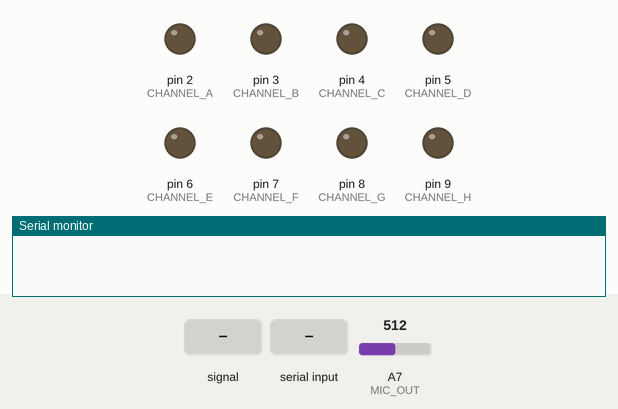
Bench run of a sketch on a simulated Arduino Nano, built with avr-gcc and run on an emulated ATmega328P. On the bench: output pins drawn as LEDs (lit = HIGH), the last lines printed to the serial monitor. Dashed ring = blinking. The inputs (shaded band) are chosen by the test bench; at power-on: A7 (MIC_OUT) = 512. Random numbers use the default seed unless the sketch sets one.

Above: at 3.1 s.
3.2 s: A7 (MIC_OUT) fed a 200 Hz sine of ±255 counts around its level
At 4.1 s:
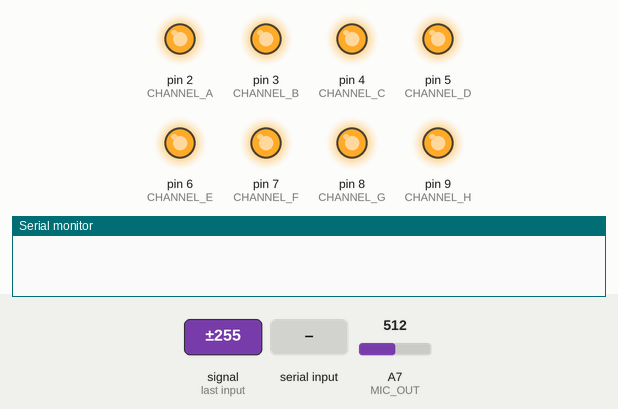
4.7 s: "1" received over Serial
At 7.6 s:
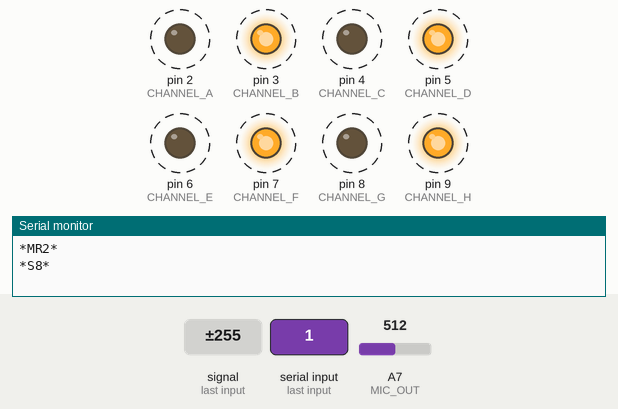
7.7 s: "W,45\n" received over Serial
10.2 s: "L90\n" received over Serial
At 12.4 s:
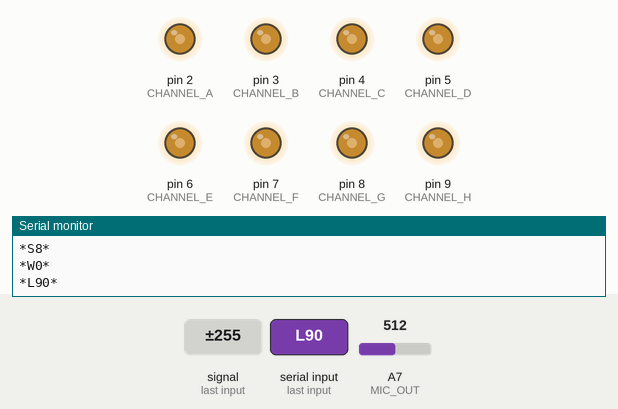
12.7 s: "D90\n" received over Serial
At 13.1 s:
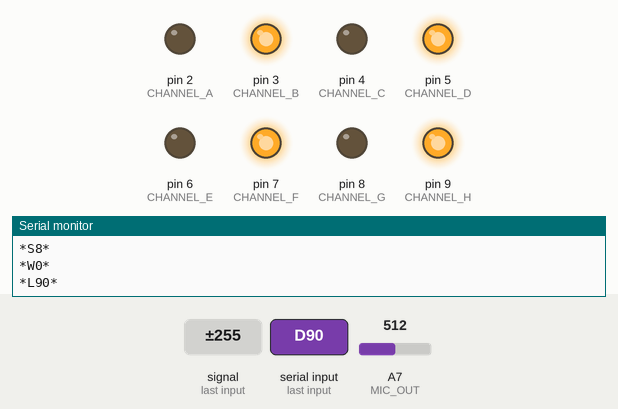
15.2 s: "3" received over Serial
At 16.0 s:
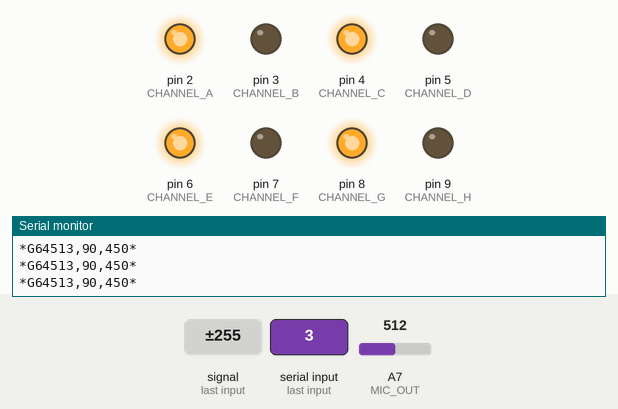
Timing chart, 0 to 18.2 s (numbered marks = the images above; inputs shaded):
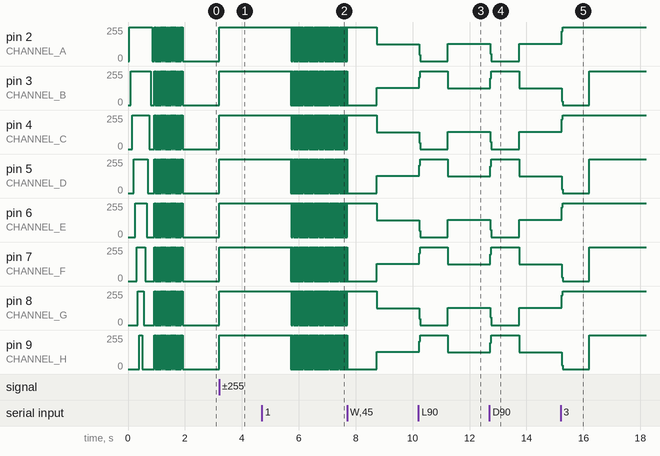

The sketch:

el-sequencer-2-audio.ino
```cpp
#define DEBUG 0

// EL Sequencer
#define CHANNEL_A 2
#define CHANNEL_B 3
#define CHANNEL_C 4
#define CHANNEL_D 5
#define CHANNEL_E 6
#define CHANNEL_F 7
#define CHANNEL_G 8
#define CHANNEL_H 9
#define ACTIVE_CHANNELS 8
const uint8_t channelOrder[ACTIVE_CHANNELS] = {
  CHANNEL_A, CHANNEL_B, CHANNEL_C, CHANNEL_D, CHANNEL_E, CHANNEL_F, CHANNEL_G, CHANNEL_H
};

// Microphone
#define MIC_OUT A7
#define MIC_GAIN A5
#define DEFAULT_MIC_SAMPLE_WINDOW 16 // ms
#define MAX_SIGNAL 1023
#define DEFAULT_LOW 150
#define DEFAULT_HIGH 450
uint8_t micSampleWindow = DEFAULT_MIC_SAMPLE_WINDOW;
int32_t currentSum = 0;
uint16_t currentMin = MAX_SIGNAL;
uint16_t currentMax = 0;
uint16_t currentSignal = 0;
uint16_t low = DEFAULT_LOW;
uint16_t high = DEFAULT_HIGH;
uint16_t mappedSignal = 0;
uint16_t displayValue = 0;
uint16_t prevDisplayValue = 0;

// Bluetooth
#define BT_BAUD 57600
#define KWL_BEGIN "*.kwl"
#define KWL_END "*"
String command = "";
boolean outputToBluetooth = false;

void setup() {
  Serial.begin(BT_BAUD);
  initMicrophone();
  initSequencer();
  playWireStartSequence();
}

#define NUM_MODES 4
uint8_t mode = 0;
uint8_t numWires = 8;
#define NUM_DELAYS 4
uint16_t fixedModeDelays[NUM_DELAYS] = { 5, 25, 100, 250 };
uint8_t currentDelayIndex = 1;
uint32_t timer = 0;

void loop() {
  timer = millis();
  readFromSerial();
  handleInput();
  if (mode == 0) {
    readAudioSample();
    processSample();
    runReactiveMode_1();
    if (outputToBluetooth) {
      printToBluetooth();
    }
#if DEBUG
    printToSerial();
#endif
  } else if (mode == 1) {
    readAudioSample();
    processSample();
    runReactiveMode_2();
    if (outputToBluetooth) {
      printToBluetooth();
    }
#if DEBUG
    printToSerial();
#endif
  } else if (mode == 2) {
    runFixedPatternMode_1();
  } else if (mode == 3) {
    runFixedPatternMode_2();
  }
}

void runReactiveMode_1() {
  if (numWires == 1) {
    displayValue > 0 ? lightWiresAtIndex(displayValue - 1) : lightNumWires(0);
  } else if (numWires == ACTIVE_CHANNELS) {
    lightNumWires(displayValue);
  } else {
    lightNumWiresUpToWire(numWires, displayValue);
  }
}

uint8_t counter;
void runReactiveMode_2() {
  if (displayValue > 6) {
    if (counter == 1) {
      uint8_t pattern[ACTIVE_CHANNELS] = { 0, 1, 0, 1, 0, 1, 0, 1 };
      lightWiresByPattern(pattern);
    } else {
      uint8_t pattern[ACTIVE_CHANNELS] = { 1, 0, 1, 0, 1, 0, 1, 0 };
      lightWiresByPattern(pattern);
    }
    counter = counter == 0 ? 1 : 0;
  }
}

void runFixedPatternMode_1() {
  for (int i = 0; i <= ACTIVE_CHANNELS - 1; i++) {
    lightWiresAtIndex(i);
    delay(currentDelay());
    lightWiresAtIndex(i + 1);
    delay(currentDelay());
  }
}

uint8_t phase = 0;
void runFixedPatternMode_2() {
  if (phase == 0) {
    uint8_t pattern[ACTIVE_CHANNELS] = { 0, 1, 0, 1, 0, 1, 0, 1 };
    lightWiresByPattern(pattern);
    delay(currentDelay());
  } else {
    uint8_t pattern[ACTIVE_CHANNELS] = { 1, 0, 1, 0, 1, 0, 1, 0 };
    lightWiresByPattern(pattern);
    delay(currentDelay());
  }
  phase = phase == 0 ? 1 : 0;
}


void runFixedPatternMode_3() {
  for (int i = 0; i <= ACTIVE_CHANNELS - 1; i++) {
    lightNumWires(i);
    delay(currentDelay());
  }
  for (int i = ACTIVE_CHANNELS; i >= 1; i--) {
    lightNumWiresUpToWire(i - 1, ACTIVE_CHANNELS);
    delay(currentDelay());
  }
}

uint16_t currentDelay() {
  return fixedModeDelays[currentDelayIndex];
}

void printToSerial() {
  if (Serial.availableForWrite()) {
    Serial.print(low);
    Serial.print(",");
    Serial.print(high);
    Serial.print(",");
    Serial.print(millis() - timer);
    Serial.println();
    Serial.flush();
  }
}

void printToBluetooth() {
  if (Serial.availableForWrite()) {
    Serial.print("*G");
    Serial.print(currentSignal);
    Serial.print(",");
    Serial.print(low);
    Serial.print(",");
    Serial.print(high);
    Serial.print("*");
    Serial.println();
    Serial.flush();
  }
}

void readFromSerial() {
  if (Serial.available()) {
    command = Serial.readString();
#if DEBUG
    Serial.println(command);
#endif
  }
}

void handleInput() {
  if (command.startsWith("L")) {
    low = command.substring(1).toInt();
    sendSingleKwlValue(low, "L");
  } else if (command.startsWith("H")) {
    high = command.substring(1).toInt();
    sendSingleKwlValue(high, "H");
  } else if (command.startsWith("D")) {
    outputToBluetooth = true;
  } else if (command.startsWith("d")) {
    outputToBluetooth = false;
  } else if (command.startsWith("W")) {
    micSampleWindow = command.substring(1).toInt();
    sendSingleKwlValue(micSampleWindow, "W");
  } else if (command == "1") {
    nextMode();
  } else if (command == "3") {
    prevMode();
  } else if (command == "2") {
    nextSetting();
  } else if (command == "4") {
    prevSetting();
  } else if (command.startsWith("N")) {
    int gain = command.substring(1).toInt();
    if (gain == 1) {
      pinMode(MIC_GAIN, OUTPUT);
      digitalWrite(MIC_GAIN, HIGH);
    } else if (gain == 2) {
      pinMode(MIC_GAIN, OUTPUT);
      digitalWrite(MIC_GAIN, LOW);
    } else if (gain == 3) {
      pinMode(MIC_GAIN, INPUT);
    }
    sendSingleKwlValue(gain, "N");
  }
  command = "";
}

void nextMode() {
  mode = (mode + 1) % NUM_MODES;
  printMode();
}

void prevMode() {
  if (--mode < 0) {
    mode = NUM_MODES - 1;
  }
  printMode();
}

void printMode() {
  if (mode == 0) {
    sendSingleKwlString("R1", "M");
    sendSingleKwlValue(numWires, "S");
  } else if (mode == 1) {
    sendSingleKwlString("R2", "M");
    sendSingleKwlValue(numWires, "S");
  } else if (mode == 2) {
    sendSingleKwlString("F1", "M");
    sendSingleKwlValue(currentDelay(), "S");
  } else if (mode == 3) {
    sendSingleKwlString("F2", "M");
    sendSingleKwlValue(currentDelay(), "S");
  }
}

void nextSetting() {
  if (mode < 2) {
    if (++numWires > ACTIVE_CHANNELS) {
      numWires = 1;
    }
    sendSingleKwlValue(numWires, "S");
  } else if (mode >= 2) {
    currentDelayIndex = (currentDelayIndex + 1) % NUM_DELAYS;
    sendSingleKwlValue(currentDelay(), "S");
  }
}

void prevSetting() {
  if (mode < 2) {
    numWires = numWires - 1;
    if (numWires == 0) {
      numWires = ACTIVE_CHANNELS;
    }
    sendSingleKwlValue(numWires, "S");
  } else if (mode >= 2) {
    currentDelayIndex = currentDelayIndex - 1;
    if (currentDelayIndex < 0) {
      currentDelayIndex = NUM_DELAYS - 1;
    }
    sendSingleKwlValue(currentDelay(), "S");
  }
}

void processSample() {
  currentSignal = currentMax - currentMin;
#if DEBUG
  Serial.print(currentSignal);
  Serial.print(",");
#endif
  mappedSignal = constrain(currentSignal, low, high);
  prevDisplayValue = displayValue;
  displayValue = map(mappedSignal, low, high, 0, ACTIVE_CHANNELS);
}

void readAudioSample() {
  currentMin = 1023;
  currentMax = 0;
  currentSum = 0;
  uint32_t t0 = millis();
  while (millis() - t0 < micSampleWindow) {
    uint16_t value = analogRead(MIC_OUT);
    currentSum += value;
    currentMin = min(currentMin, value);
    currentMax = max(currentMax, value);
  }
}

void lightNumWires(int num) {
  for (int i = 0; i < ACTIVE_CHANNELS; i++) {
    int value = i < num ? HIGH : LOW;
    digitalWrite(channelOrder[i], value);
  }
}

void lightWiresAtIndex(int index) {
  for (int i = 0; i < ACTIVE_CHANNELS; i++) {
    int value = i == index ? HIGH : LOW;
    digitalWrite(channelOrder[i], value);
  }
}

void lightNumWiresUpToWire(int num, int wireNum) {
  for (int i = 0; i < ACTIVE_CHANNELS; i++) {
    int value = ((wireNum > i) && (i + num >= wireNum)) ? HIGH : LOW;
    digitalWrite(channelOrder[i], value);
  }
}

void lightRandomWires(int index) {
  if (index == ACTIVE_CHANNELS) {
    for (int i = 0; i < ACTIVE_CHANNELS; i++) {
      int value = random(0, 2) > 0 ? HIGH : LOW;
      digitalWrite(channelOrder[i], value);
    }
  }
}

void lightWiresByPattern(uint8_t pattern[ACTIVE_CHANNELS]) {
  for (int i = 0; i < ACTIVE_CHANNELS; i++) {
    int value = pattern[i] > 0 ? HIGH : LOW;
    digitalWrite(channelOrder[i], value);
  }
}

void sendSingleKwlValue(int value, String receiveChar) {
  String cmd = "*" + receiveChar + value + "*";
  while (Serial.availableForWrite() < cmd.length());
  Serial.println(cmd);
}

void sendSingleKwlString(String input, String receiveChar) {
  String cmd = "*" + receiveChar + input + "*";
  while (Serial.availableForWrite() < cmd.length());
  Serial.println(cmd);
}

void initSequencer() {
  pinMode(CHANNEL_A, OUTPUT);
  pinMode(CHANNEL_B, OUTPUT);
  pinMode(CHANNEL_C, OUTPUT);
  pinMode(CHANNEL_D, OUTPUT);
  pinMode(CHANNEL_E, OUTPUT);
  pinMode(CHANNEL_F, OUTPUT);
  pinMode(CHANNEL_G, OUTPUT);
  pinMode(CHANNEL_H, OUTPUT);
}

void initMicrophone() {
  pinMode(MIC_OUT, INPUT);
  pinMode(MIC_GAIN, INPUT);
}

void playWireStartSequence() {
  for (int i = 0; i <= ACTIVE_CHANNELS; i++) {
    lightNumWires(i);
    delay(50);
  }
  for (int i = ACTIVE_CHANNELS; i >= 0; i--) {
    lightNumWires(i);
    delay(50);
  }
  for (int i = 0; i < 20; i++) {
    lightNumWires(0);
    delay(25);
    lightNumWires(ACTIVE_CHANNELS);
    delay(25);
  }
}
```

Measured:
- after the input at 3.2 s, pin 2 (CHANNEL_A), pin 3 (CHANNEL_B), pin 4 (CHANNEL_C), pin 5 (CHANNEL_D), pin 6 (CHANNEL_E), pin 7 (CHANNEL_F), pin 8 (CHANNEL_G), pin 9 (CHANNEL_H): 0/255 → 255/255 at once
- after the input at 4.7 s, pin 2 (CHANNEL_A), pin 3 (CHANNEL_B), pin 4 (CHANNEL_C), pin 5 (CHANNEL_D), pin 6 (CHANNEL_E), pin 7 (CHANNEL_F), pin 8 (CHANNEL_G), pin 9 (CHANNEL_H): alternates 255/255 for 0.02 s and 0/255 for 0.02 s, starting after 1.0 s
- after the input at 10.2 s, pin 2 (CHANNEL_A), pin 4 (CHANNEL_C), pin 6 (CHANNEL_E), pin 8 (CHANNEL_G): 127/255 → 0/255 at once, → 128/255 1.0 s later; pin 3 (CHANNEL_B), pin 5 (CHANNEL_D), pin 7 (CHANNEL_F), pin 9 (CHANNEL_H): 128/255 → 255/255 at once, → 127/255 1.0 s later
- after the input at 12.7 s, pin 2 (CHANNEL_A), pin 4 (CHANNEL_C), pin 6 (CHANNEL_E), pin 8 (CHANNEL_G): 128/255 → 0/255 at once, → 130/255 1.0 s later; pin 3 (CHANNEL_B), pin 5 (CHANNEL_D), pin 7 (CHANNEL_F), pin 9 (CHANNEL_H): 127/255 → 255/255 at once, → 125/255 1.0 s later
- after the input at 15.2 s, pin 2 (CHANNEL_A), pin 4 (CHANNEL_C), pin 6 (CHANNEL_E), pin 8 (CHANNEL_G): 130/255 → 255/255 at once; pin 3 (CHANNEL_B), pin 5 (CHANNEL_D), pin 7 (CHANNEL_F), pin 9 (CHANNEL_H): 125/255 → 0/255 at once, → 255/255 0.97 s later
- by itself, pin 2 (CHANNEL_A): alternates 255/255 for 0.03 s and 0/255 for 0.03 s, 41 changes in all, then stays 0/255
- by itself, pin 3 (CHANNEL_B), pin 4 (CHANNEL_C), pin 5 (CHANNEL_D), pin 6 (CHANNEL_E), pin 7 (CHANNEL_F), pin 8 (CHANNEL_G), pin 9 (CHANNEL_H): repeats every 0.05 s: 255/255 0.03 s, 0/255 0.03 s, until it stays 0/255 from 1.9 s
